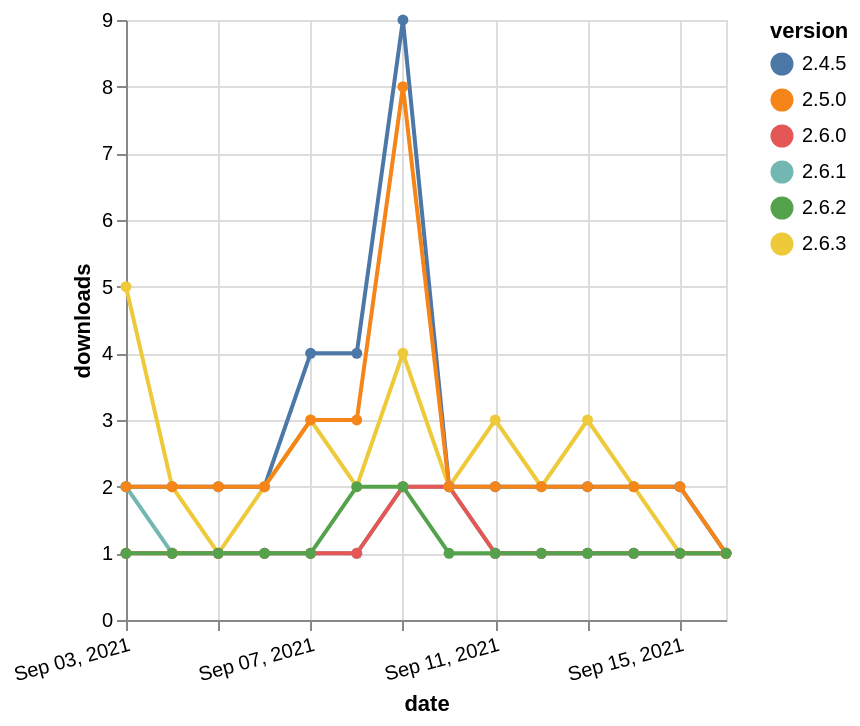

Vega-Lite specification stored for this chart:
### Vega-Lite specification from a JSON file in a GitHub repository (floating-point values rounded to 4 significant figures)
{"$schema": "https://vega.github.io/schema/vega-lite/v5.json", "description": "A simple bar chart with embedded data.", "data": {"values": [{"date": "2021-09-03", "total": 3766, "delta": 2, "version": "2.4.5"}, {"date": "2021-09-04", "total": 3768, "delta": 2, "version": "2.4.5"}, {"date": "2021-09-05", "total": 3770, "delta": 2, "version": "2.4.5"}, {"date": "2021-09-06", "total": 3772, "delta": 2, "version": "2.4.5"}, {"date": "2021-09-07", "total": 3776, "delta": 4, "version": "2.4.5"}, {"date": "2021-09-08", "total": 3780, "delta": 4, "version": "2.4.5"}, {"date": "2021-09-09", "total": 3789, "delta": 9, "version": "2.4.5"}, {"date": "2021-09-10", "total": 3791, "delta": 2, "version": "2.4.5"}, {"date": "2021-09-11", "total": 3793, "delta": 2, "version": "2.4.5"}, {"date": "2021-09-12", "total": 3795, "delta": 2, "version": "2.4.5"}, {"date": "2021-09-13", "total": 3797, "delta": 2, "version": "2.4.5"}, {"date": "2021-09-14", "total": 3799, "delta": 2, "version": "2.4.5"}, {"date": "2021-09-15", "total": 3801, "delta": 2, "version": "2.4.5"}, {"date": "2021-09-16", "total": 3802, "delta": 1, "version": "2.4.5"}, {"date": "2021-09-03", "total": 348, "delta": 2, "version": "2.6.1"}, {"date": "2021-09-04", "total": 349, "delta": 1, "version": "2.6.1"}, {"date": "2021-09-05", "total": 350, "delta": 1, "version": "2.6.1"}, {"date": "2021-09-06", "total": 351, "delta": 1, "version": "2.6.1"}, {"date": "2021-09-07", "total": 352, "delta": 1, "version": "2.6.1"}, {"date": "2021-09-08", "total": 353, "delta": 1, "version": "2.6.1"}, {"date": "2021-09-09", "total": 355, "delta": 2, "version": "2.6.1"}, {"date": "2021-09-10", "total": 357, "delta": 2, "version": "2.6.1"}, {"date": "2021-09-11", "total": 358, "delta": 1, "version": "2.6.1"}, {"date": "2021-09-12", "total": 359, "delta": 1, "version": "2.6.1"}, {"date": "2021-09-13", "total": 360, "delta": 1, "version": "2.6.1"}, {"date": "2021-09-14", "total": 361, "delta": 1, "version": "2.6.1"}, {"date": "2021-09-15", "total": 362, "delta": 1, "version": "2.6.1"}, {"date": "2021-09-16", "total": 363, "delta": 1, "version": "2.6.1"}, {"date": "2021-09-03", "total": 719, "delta": 5, "version": "2.6.3"}, {"date": "2021-09-04", "total": 721, "delta": 2, "version": "2.6.3"}, {"date": "2021-09-05", "total": 722, "delta": 1, "version": "2.6.3"}, {"date": "2021-09-06", "total": 724, "delta": 2, "version": "2.6.3"}, {"date": "2021-09-07", "total": 727, "delta": 3, "version": "2.6.3"}, {"date": "2021-09-08", "total": 729, "delta": 2, "version": "2.6.3"}, {"date": "2021-09-09", "total": 733, "delta": 4, "version": "2.6.3"}, {"date": "2021-09-10", "total": 735, "delta": 2, "version": "2.6.3"}, {"date": "2021-09-11", "total": 738, "delta": 3, "version": "2.6.3"}, {"date": "2021-09-12", "total": 740, "delta": 2, "version": "2.6.3"}, {"date": "2021-09-13", "total": 743, "delta": 3, "version": "2.6.3"}, {"date": "2021-09-14", "total": 745, "delta": 2, "version": "2.6.3"}, {"date": "2021-09-15", "total": 746, "delta": 1, "version": "2.6.3"}, {"date": "2021-09-16", "total": 747, "delta": 1, "version": "2.6.3"}, {"date": "2021-09-03", "total": 254, "delta": 1, "version": "2.6.0"}, {"date": "2021-09-04", "total": 255, "delta": 1, "version": "2.6.0"}, {"date": "2021-09-05", "total": 256, "delta": 1, "version": "2.6.0"}, {"date": "2021-09-06", "total": 257, "delta": 1, "version": "2.6.0"}, {"date": "2021-09-07", "total": 258, "delta": 1, "version": "2.6.0"}, {"date": "2021-09-08", "total": 259, "delta": 1, "version": "2.6.0"}, {"date": "2021-09-09", "total": 261, "delta": 2, "version": "2.6.0"}, {"date": "2021-09-10", "total": 263, "delta": 2, "version": "2.6.0"}, {"date": "2021-09-11", "total": 264, "delta": 1, "version": "2.6.0"}, {"date": "2021-09-12", "total": 265, "delta": 1, "version": "2.6.0"}, {"date": "2021-09-13", "total": 266, "delta": 1, "version": "2.6.0"}, {"date": "2021-09-14", "total": 267, "delta": 1, "version": "2.6.0"}, {"date": "2021-09-15", "total": 268, "delta": 1, "version": "2.6.0"}, {"date": "2021-09-16", "total": 269, "delta": 1, "version": "2.6.0"}, {"date": "2021-09-03", "total": 3078, "delta": 2, "version": "2.5.0"}, {"date": "2021-09-04", "total": 3080, "delta": 2, "version": "2.5.0"}, {"date": "2021-09-05", "total": 3082, "delta": 2, "version": "2.5.0"}, {"date": "2021-09-06", "total": 3084, "delta": 2, "version": "2.5.0"}, {"date": "2021-09-07", "total": 3087, "delta": 3, "version": "2.5.0"}, {"date": "2021-09-08", "total": 3090, "delta": 3, "version": "2.5.0"}, {"date": "2021-09-09", "total": 3098, "delta": 8, "version": "2.5.0"}, {"date": "2021-09-10", "total": 3100, "delta": 2, "version": "2.5.0"}, {"date": "2021-09-11", "total": 3102, "delta": 2, "version": "2.5.0"}, {"date": "2021-09-12", "total": 3104, "delta": 2, "version": "2.5.0"}, {"date": "2021-09-13", "total": 3106, "delta": 2, "version": "2.5.0"}, {"date": "2021-09-14", "total": 3108, "delta": 2, "version": "2.5.0"}, {"date": "2021-09-15", "total": 3110, "delta": 2, "version": "2.5.0"}, {"date": "2021-09-16", "total": 3111, "delta": 1, "version": "2.5.0"}, {"date": "2021-09-03", "total": 430, "delta": 1, "version": "2.6.2"}, {"date": "2021-09-04", "total": 431, "delta": 1, "version": "2.6.2"}, {"date": "2021-09-05", "total": 432, "delta": 1, "version": "2.6.2"}, {"date": "2021-09-06", "total": 433, "delta": 1, "version": "2.6.2"}, {"date": "2021-09-07", "total": 434, "delta": 1, "version": "2.6.2"}, {"date": "2021-09-08", "total": 436, "delta": 2, "version": "2.6.2"}, {"date": "2021-09-09", "total": 438, "delta": 2, "version": "2.6.2"}, {"date": "2021-09-10", "total": 439, "delta": 1, "version": "2.6.2"}, {"date": "2021-09-11", "total": 440, "delta": 1, "version": "2.6.2"}, {"date": "2021-09-12", "total": 441, "delta": 1, "version": "2.6.2"}, {"date": "2021-09-13", "total": 442, "delta": 1, "version": "2.6.2"}, {"date": "2021-09-14", "total": 443, "delta": 1, "version": "2.6.2"}, {"date": "2021-09-15", "total": 444, "delta": 1, "version": "2.6.2"}, {"date": "2021-09-16", "total": 445, "delta": 1, "version": "2.6.2"}]}, "width": "container", "mark": {"type": "line", "point": {"filled": true}}, "encoding": {"x": {"field": "date", "type": "temporal", "timeUnit": "yearmonthdate", "title": "date", "axis": {"labelAngle": -15}}, "y": {"field": "delta", "type": "quantitative", "title": "downloads"}, "color": {"field": "version", "type": "nominal"}, "tooltip": {"field": "delta"}}}
